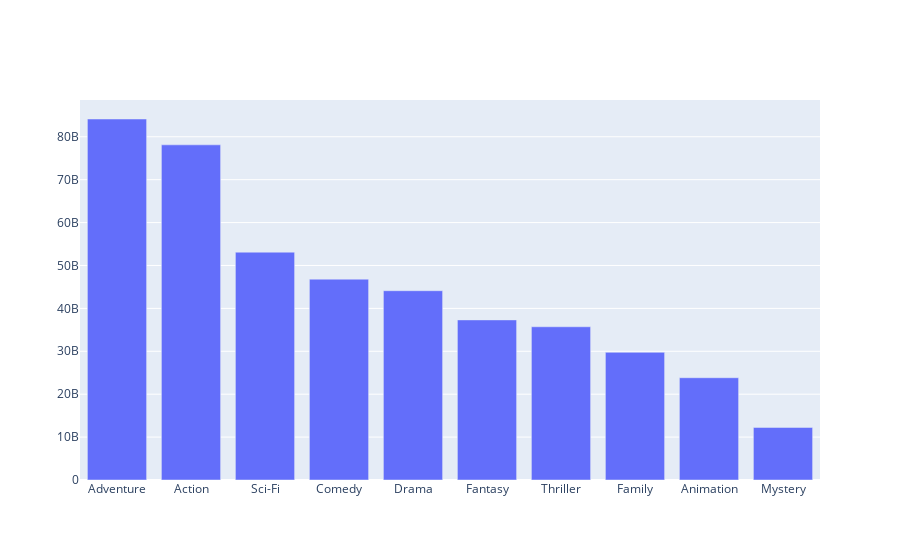

Notebook cell for this chart:
### Code cell
#plt.bar(top_genres, top_total)

plot_top_genres_total = go.Figure()
plot_top_genres_total = go.Figure([go.Bar(x=top_genres, y=top_total)])
plot_top_genres_total.show()

### Figure 1 — Plotly figure (JSON) as saved in the notebook; plotly's stock layout.template omitted (floating-point values rounded to 4 significant figures)
{"data": [{"type": "bar", "x": ["Adventure", "Action", "Sci-Fi", "Comedy", "Drama", "Fantasy", "Thriller", "Family", "Animation", "Mystery"], "y": [84140916917, 78117550560, 53102075391, 46808535740, 44119887542, 37316730468, 35710963506, 29759467609, 23838880421, 12253460814]}], "layout": {}}
